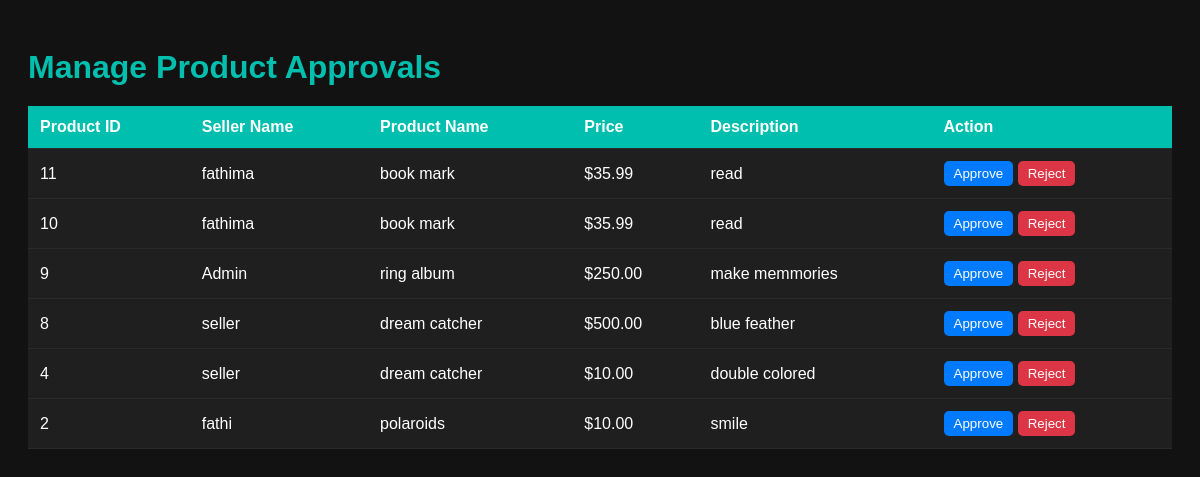
The page /backend/manage_products.php (signed in) on the database as committed earlier.
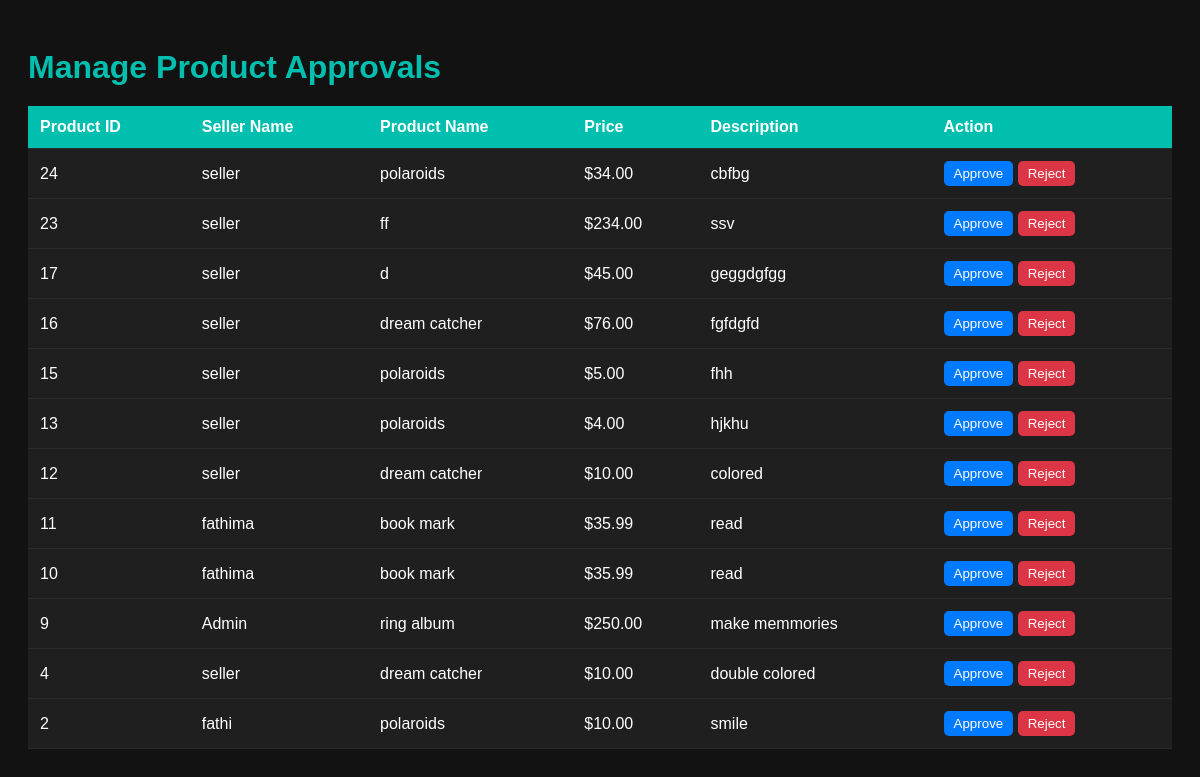
The same page on the database as committed later.
### tables this page shows
CREATE TABLE `products` (
  `product_id` int(11) NOT NULL,
  `seller_id` int(11) DEFAULT NULL,
  `product_name` varchar(255) NOT NULL,
  `price` decimal(10,2) NOT NULL,
  `description` text DEFAULT NULL,
  `image_url` varchar(255) DEFAULT NULL,
  `category_id` int(11) DEFAULT NULL,
  `created_at` timestamp NOT NULL DEFAULT current_timestamp(),
  `approved` tinyint(1) DEFAULT 0,
  `stock_quantity` int(11) NOT NULL DEFAULT 0
);

CREATE TABLE `users` (
  `user_id` int(11) NOT NULL,
  `name` varchar(255) NOT NULL,
  `email` varchar(255) NOT NULL,
  `password` varchar(255) NOT NULL,
  `role` enum('admin','buyer','seller') NOT NULL,
  `created_at` timestamp NOT NULL DEFAULT current_timestamp(),
  `deleted` tinyint(1) DEFAULT 0
);

### backend/manage_products.php (the view, shortened to what this page needs)
<?php
include 'db_connection.php';
$sql = "SELECT p.product_id, p.product_name, p.price, p.description, p.image_url, p.seller_id, u.name
        FROM products p
        JOIN users u ON p.seller_id = u.user_id
        WHERE p.approved = 0
        ORDER BY p.product_id DESC";
$result = $conn->query($sql);
?>
<!DOCTYPE html>
<html lang="en">
<head>
</head>
<body>
<?php
if ($result->num_rows > 0) {
    echo "<h1>Manage Product Approvals</h1>";
    echo "<table>
            <tr>
                <th>Product ID</th>
                <th>Seller Name</th>
                <th>Product Name</th>
                <th>Price</th>
                <th>Description</th>
                <th>Action</th>
            </tr>";
    while ($row = $result->fetch_assoc()) {
        echo "<tr>
                <td>" . htmlspecialchars($row['product_id']) . "</td>
                <td>" . htmlspecialchars($row['name']) . "</td>
                <td>" . htmlspecialchars($row['product_name']) . "</td>
                <td>$" . htmlspecialchars($row['price']) . "</td>
                <td>" . htmlspecialchars($row['description']) . "</td>
                <td>
                    <form action='approve_product.php' method='POST' style='display:inline;'>
                        <input type='hidden' name='product_id' value='" . htmlspecialchars($row['product_id']) . "'>
                        <button type='submit' class='approve-button'>Approve</button>
                    </form>
                    <form action='reject_product.php' method='POST' style='display:inline;'>
                        <input type='hidden' name='product_id' value='" . htmlspecialchars($row['product_id']) . "'>
                        <button type='submit' onclick='return confirm(\"Are you sure you want to reject this product?\");'>Reject</button>
                    </form>
                </td>
            </tr>";
    }
    echo "</table>";
} else {
    echo "<p>No products awaiting approval.</p>";
}
?>
</body>
</html>

### backend/manage_products.php (style rules this page uses)
body { font-family: 'Arial', sans-serif; background-color: #121212; color: #ffffff; padding: 20px; }
h1 { color: #00BFAE; margin-bottom: 20px; }
table { width: 100%; border-collapse: collapse; margin-top: 20px; background-color: #1F1F1F; }
th, td { padding: 12px; text-align: left; border-bottom: 1px solid #2A2A2A; }
th { background-color: #00BFAE; color: #ffffff; }
button { background-color: #dc3545; color: white; border: none; padding: 5px 10px; border-radius: 5px; cursor: pointer; transition: background-color 0.3s; }
.approve-button { background-color: #007bff; }

Rows that differ between the two databases and show on the page:
removed products: product_id "8", seller.name "seller", product_name "dream catcher", price "500.00", description "blue feather"
added products: product_id "24", seller.name "seller", product_name "polaroids", price "34.00", description "cbfbg"
added products: product_id "23", seller.name "seller", product_name "ff", price "234.00", description "ssv"
added products: product_id "17", seller.name "seller", product_name "d", price "45.00", description "geggdgfgg"
added products: product_id "16", seller.name "seller", product_name "dream catcher", price "76.00", description "fgfdgfd"
added products: product_id "15", seller.name "seller", product_name "polaroids", price "5.00", description "fhh"
added products: product_id "13", seller.name "seller", product_name "polaroids", price "4.00", description "hjkhu"
added products: product_id "12", seller.name "seller", product_name "dream catcher", price "10.00", description "colored"
